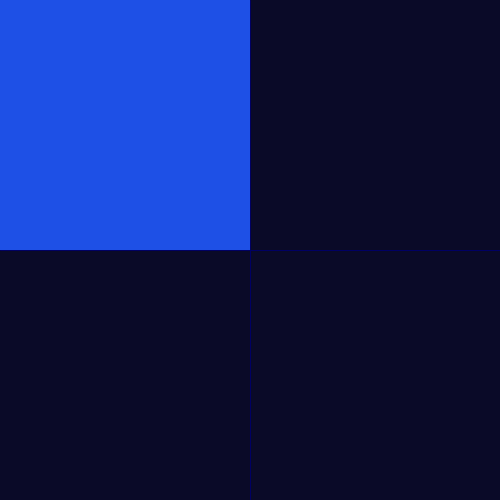
Frame 1 (no input)
Frame 60 (the mouse pressed at the canvas centre just before this capture): identical to frame 1, image omitted
Frame 120 (the mouse held since frame 60 and released just before this capture): identical to frame 1, image omitted

The Processing sketch that drew this single still picture (run headless with seeded random() and noise(); from frame 60 on, the mouse is pressed at the canvas centre):

// Processing sketch: processing_63233
// ── processing_63233.pde

float h, w;

void setup () {
 size(500, 500);
 background (30, 30, 30);
 w = width/2;
 h = height/2;
 smooth();
}

void draw () {
 background (10, 10, 40);



 if (mouseX <= w && mouseY <= h) {
   fill(30, 80, 230);
   noStroke();
   rect(0, 0, w, h);
 }
 else if (mouseX >=w && mouseY <= h) {
   fill(130,40,219);
   noStroke();
   rect(w,0,w,h);
 }
 else if(mouseX <=w && mouseY >= h) {
   fill(200,100,210);
   noStroke();
   rect(0,h,w,h);
 }
 else if(mouseX >= w && mouseY >= h) {
   fill(58,44,100);
   noStroke();
   rect(w,h,w,h);
 }


 stroke(0, 0, 100);
 line(width/2, 0, width/2, height);
 line(0, height/2, width, height/2);
   }
